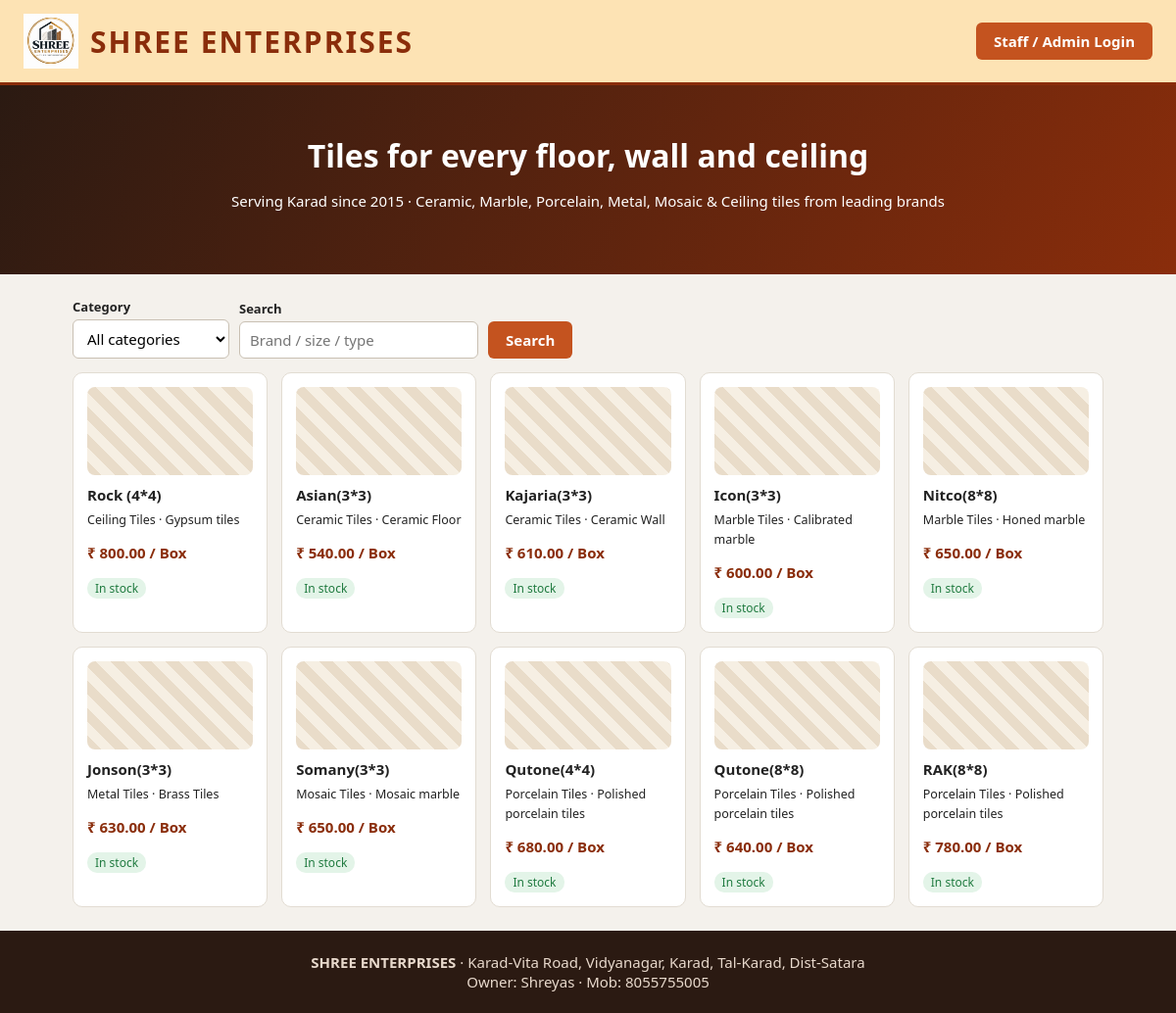
Page /ShreeEnterprises/index.php on the committed database.
### tables this page shows
CREATE TABLE products (
  id INT AUTO_INCREMENT PRIMARY KEY,
  category_id INT NOT NULL,
  subcategory_id INT NOT NULL,
  supplier_id INT NOT NULL,
  name VARCHAR(80) NOT NULL,
  added_date DATE NOT NULL,
  purchase_rate DECIMAL(12,2) NOT NULL,
  sales_rate DECIMAL(12,2) NOT NULL,
  stock_qty INT NOT NULL DEFAULT 0,
  unit VARCHAR(20) NOT NULL DEFAULT 'Box',
  UNIQUE KEY uq_prod (subcategory_id, name),
  CONSTRAINT fk_p_cat FOREIGN KEY (category_id) REFERENCES categories(id),
  CONSTRAINT fk_p_sub FOREIGN KEY (subcategory_id) REFERENCES subcategories(id),
  CONSTRAINT fk_p_sup FOREIGN KEY (supplier_id) REFERENCES suppliers(id)
);

CREATE TABLE categories (
  id INT AUTO_INCREMENT PRIMARY KEY,
  name VARCHAR(50) NOT NULL UNIQUE
);

CREATE TABLE subcategories (
  id INT AUTO_INCREMENT PRIMARY KEY,
  category_id INT NOT NULL,
  name VARCHAR(50) NOT NULL,
  UNIQUE KEY uq_sub (category_id, name),
  CONSTRAINT fk_sub_cat FOREIGN KEY (category_id) REFERENCES categories(id)
);

### ShreeEnterprises/index.php (the view, shortened to what this page needs)
<?php
require_once __DIR__ . '/includes/functions.php';
$cat = (int)($_GET['cat'] ?? 0);
$s = trim($_GET['s'] ?? '');
$sql = 'SELECT p.name, p.sales_rate, p.unit, p.stock_qty, c.name AS category, sc.name AS subcategory
        FROM products p JOIN categories c ON c.id = p.category_id JOIN subcategories sc ON sc.id = p.subcategory_id WHERE 1=1';
$params = [];
$products = rows($sql . ' ORDER BY c.name, p.name', $params);
$cats = rows('SELECT id, name FROM categories ORDER BY name');
?><!doctype html><html lang="en"><head><meta charset="utf-8"><meta name="viewport" content="width=device-width, initial-scale=1">
<title>Shree Enterprises · Your Trusted Partner in Tiles</title><link rel="icon" href="assets/img/favicon.png"><link rel="stylesheet" href="assets/css/style.css"></head><body>
<div class="pub-head"><h1><?= shop_logo(56) ?> <?= e(SHOP_NAME) ?></h1><a class="btn" href="<?= user() ? 'dashboard.php' : 'login.php' ?>"><?= user() ? 'Dashboard' : 'Staff / Admin Login' ?></a></div>
<div class="hero"><h2>Tiles for every floor, wall and ceiling</h2>
<p>Serving Karad since <?= SHOP_SINCE ?> · Ceramic, Marble, Porcelain, Metal, Mosaic &amp; Ceiling tiles from leading brands</p></div>
<div class="pub-wrap">
<form class="bar" method="get">
  <div><label>Category</label><select name="cat" onchange="this.form.submit()"><option value="">All categories</option>
    <?php foreach ($cats as $c): ?><option value="<?= $c['id'] ?>" <?= $cat == $c['id'] ? 'selected' : '' ?>><?= e($c['name']) ?></option><?php endforeach; ?></select></div>
  <div><label>Search</label><input name="s" value="<?= e($s) ?>" placeholder="Brand / size / type"></div>
  <button class="btn">Search</button>
</form>
<div class="grid g4">
<?php foreach ($products as $p): ?>
  <div class="prod"><div class="sw"></div>
    <h4><?= e($p['name']) ?></h4>
    <small><?= e($p['category']) ?> · <?= e($p['subcategory']) ?></small>
    <p class="pr"><?= money($p['sales_rate']) ?> / <?= e($p['unit']) ?></p>
    <span class="badge <?= $p['stock_qty'] > 0 ? 'paid' : 'low' ?>"><?= $p['stock_qty'] > 0 ? 'In stock' : 'Out of stock' ?></span>
  </div>
<?php endforeach; if (!$products): ?><p>No tiles found.</p><?php endif; ?>
</div></div>
<footer class="pub"><b><?= SHOP_NAME ?></b> · <?= e(SHOP_ADDRESS) ?><br>Owner: <?= e(SHOP_OWNER) ?> · Mob: <?= e(SHOP_PHONE) ?></footer>
</body></html>

### ShreeEnterprises/includes/functions.php (shortened to what this page needs)
<?php
class DbStmt {
    private $res;
    public function __construct($res) { $this->res = $res; }
    public function fetchAll(): array { return $this->res ? $this->res->fetch_all(MYSQLI_ASSOC) : []; }
}
class Db {
    public function __construct(mysqli $c) { $this->c = $c; }
}
function db(): Db {
    static $db = null;
    if ($db === null) {
        try {
            $c = new mysqli(DB_HOST, DB_USER, DB_PASS, DB_NAME);
            $c->set_charset('utf8mb4');
            $db = new Db($c);
        } catch (mysqli_sql_exception $e) {
            http_response_code(500);
            $code = (int)$e->getCode();
            $hint = $code === 1049 ? 'The database "' . DB_NAME . '" does not exist yet: import database/shree_enterprises.sql in phpMyAdmin.'
                  : ($code === 1045 ? 'Wrong DB_USER / DB_PASS in config.php.'
                  : 'Is MySQL running in the XAMPP Control Panel? Check DB_HOST in config.php.');
            die('<div style="font-family:sans-serif;max-width:640px;margin:40px auto"><h3>Database connection failed</h3><p>' . $hint .
                '</p><p style="font-size:13px">Config file in use: <code>' . htmlspecialchars(realpath(__DIR__ . '/../config.php')) . '</code><br>User: <code>' .
                htmlspecialchars(DB_USER) . '</code> · Password set in config: <b>' . (DB_PASS === '' ? 'NO (empty)' : 'yes (' . strlen(DB_PASS) . ' characters)') .
                '</b></p><p style="color:#777;font-size:13px">Technical detail: ' . htmlspecialchars($e->getMessage()) . '</p></div>');
        }
    }
    return $db;
}
function q(string $sql, array $params = []): DbStmt {
    try {
        $st = db()->c->prepare($sql);
        $st->execute();
        $res = $st->get_result();
        return new DbStmt($res ?: null);
    } catch (mysqli_sql_exception $e) {
        throw db_error($e);
    }
}
function rows(string $sql, array $p = []): array { return q($sql, $p)->fetchAll(); }
function e($s): string { return htmlspecialchars((string)$s, ENT_QUOTES, 'UTF-8'); }
function money($n): string { return '₹ ' . number_format((float)$n, 2); }
function user(): ?array { return $_SESSION['user'] ?? null; }
function shop_logo(int $h = 70): string { return '<img src="assets/img/logo.png" alt="' . e(SHOP_NAME) . '" style="height:' . $h . 'px;width:' . $h . 'px;vertical-align:middle">'; }

### ShreeEnterprises/assets/css/style.css (style rules this page uses)
:root { --brand:#8a2d0b;--brand2:#c4531f;--ink:#222;--bg:#f4f1ec;--card:#fff;--line:#e2dcd2;--ok:#1f7a3f;--err:#b3261e;--accent:#fde3b4 }
* { box-sizing:border-box }
body { margin:0;font-family:system-ui,-apple-system,"Segoe UI",Roboto,sans-serif;background:var(--bg);color:var(--ink);font-size:15px }
a { color:var(--brand) }
.grid { display:grid;gap:14px }
.g4 { grid-template-columns:repeat(auto-fit,minmax(190px,1fr)) }
label { display:block;font-weight:600;font-size:13px;margin-bottom:4px }
input,select,textarea { width:100%;padding:8px 10px;border:1px solid #c9c0b3;border-radius:6px;font:inherit;background:#fff }
.btn { display:inline-block;background:var(--brand2);color:#fff;border:0;padding:9px 18px;border-radius:6px;cursor:pointer;font:inherit;font-weight:600;text-decoration:none }
.bar { display:flex;gap:10px;align-items:end;flex-wrap:wrap;margin-bottom:14px }
.bar>div { min-width:160px }
.badge { display:inline-block;padding:2px 8px;border-radius:10px;font-size:12px;background:#eee }
.badge.paid { background:#e3f4e8;color:var(--ok) }
.pub-head { background:var(--accent);border-bottom:3px solid var(--brand);padding:14px 24px;display:flex;justify-content:space-between;align-items:center;flex-wrap:wrap;gap:10px }
.pub-head h1 { margin:0;color:var(--brand);letter-spacing:2px;display:flex;align-items:center;gap:12px }
.hero { background:linear-gradient(120deg,#2b1a12,#8a2d0b);color:#fff;padding:50px 24px;text-align:center }
.hero h2 { margin:0 0 8px;font-size:32px }
.pub-wrap { max-width:1100px;margin:0 auto;padding:24px }
.prod { background:#fff;border:1px solid var(--line);border-radius:10px;padding:14px }
.prod .sw { height:90px;border-radius:8px;margin-bottom:10px;background:repeating-linear-gradient(45deg,#e9dcc9 0 10px,#f6efe3 10px 20px) }
.prod h4 { margin:0 0 4px }
.prod .pr { font-weight:800;color:var(--brand) }
footer.pub { background:#2b1a12;color:#e8d9cc;padding:22px;text-align:center }

### rows in the picture
products: name "Rock (4*4)", category.name "Ceiling Tiles", subcategory.name "Gypsum tiles", sales_rate "₹ 800.00", unit "Box", stock_qty "In stock"
products: name "Asian(3*3)", category.name "Ceramic Tiles", subcategory.name "Ceramic Floor", sales_rate "₹ 540.00", unit "Box", stock_qty "In stock"
products: name "Kajaria(3*3)", category.name "Ceramic Tiles", subcategory.name "Ceramic Wall", sales_rate "₹ 610.00", unit "Box", stock_qty "In stock"
products: name "Icon(3*3)", category.name "Marble Tiles", subcategory.name "Calibrated marble", sales_rate "₹ 600.00", unit "Box", stock_qty "In stock"
products: name "Nitco(8*8)", category.name "Marble Tiles", subcategory.name "Honed marble", sales_rate "₹ 650.00", unit "Box", stock_qty "In stock"
products: name "Jonson(3*3)", category.name "Metal Tiles", subcategory.name "Brass Tiles", sales_rate "₹ 630.00", unit "Box", stock_qty "In stock"
products: name "Somany(3*3)", category.name "Mosaic Tiles", subcategory.name "Mosaic marble", sales_rate "₹ 650.00", unit "Box", stock_qty "In stock"
products: name "Qutone(4*4)", category.name "Porcelain Tiles", subcategory.name "Polished porcelain tiles", sales_rate "₹ 680.00", unit "Box", stock_qty "In stock"
products: name "Qutone(8*8)", category.name "Porcelain Tiles", subcategory.name "Polished porcelain tiles", sales_rate "₹ 640.00", unit "Box", stock_qty "In stock"
products: name "RAK(8*8)", category.name "Porcelain Tiles", subcategory.name "Polished porcelain tiles", sales_rate "₹ 780.00", unit "Box", stock_qty "In stock"

### other values in the picture
SHOP_NAME "SHREE ENTERPRISES"
SHOP_SINCE "2015"
SHOP_ADDRESS "Karad-Vita Road, Vidyanagar, Karad, Tal-Karad, Dist-Satara"
SHOP_OWNER "Shreyas"
SHOP_PHONE "8055755005"
